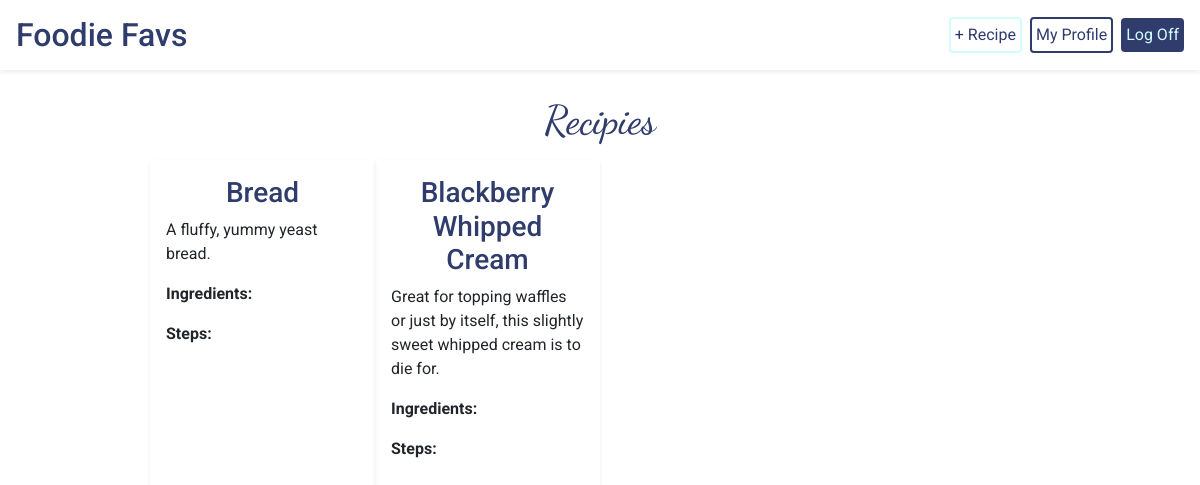
/home/ (signed in), run on an earlier commit of the app's database.
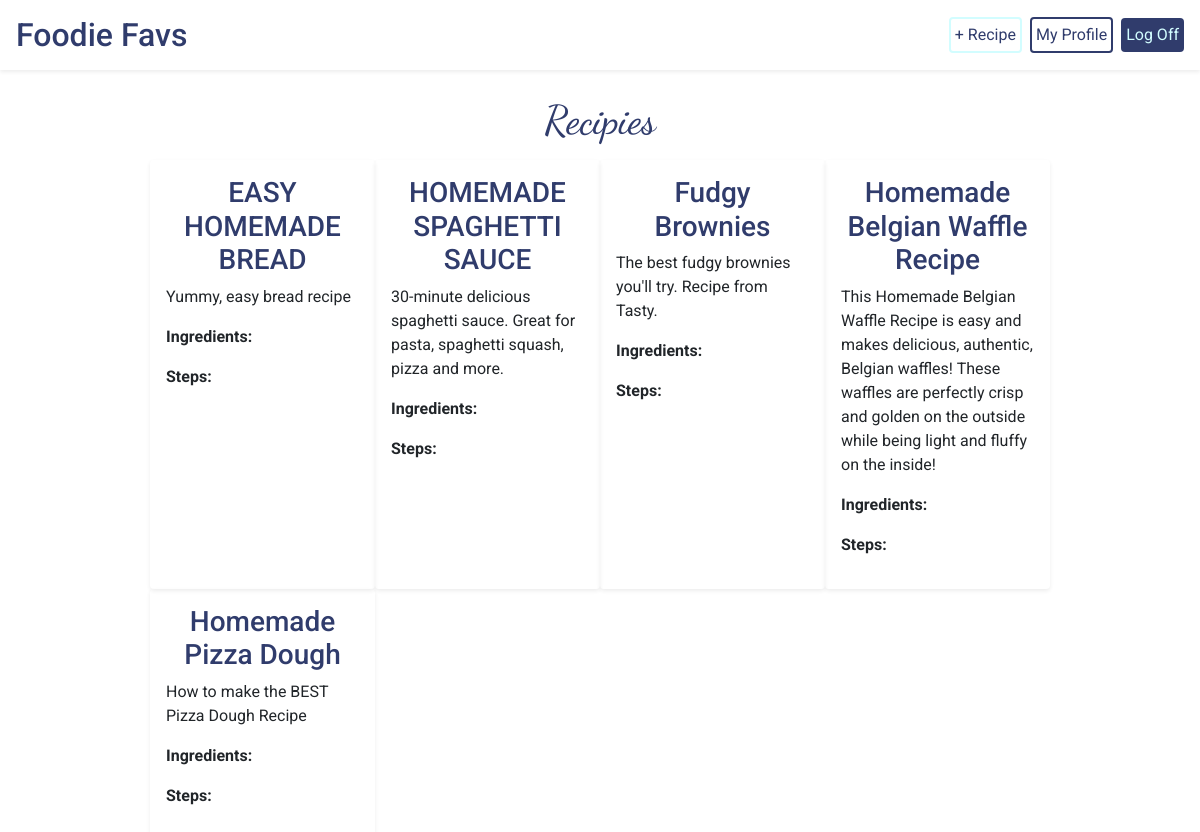
And on a later commit of the database.
### foodie_app/models.py (models this page shows)
class Recipe(models.Model):
    name = models.CharField(max_length=255)
    desc = models.CharField(max_length=255, default="")
    recipe_ingredient = models.ForeignKey(Ingredient, related_name="ingredients", on_delete = models.CASCADE)
    recipe_menus = models.ManyToManyField(Menu, related_name="menus")
    creator = models.ForeignKey(User, related_name="recipes", on_delete=models.CASCADE, default="1")
    created_at = models.DateTimeField(auto_now_add=True)
    updated_at = models.DateTimeField(auto_now=True)

### foodie_app/views.py (the view)
# urls.py: path('', views.home),
def home(request):
    if 'userid' in request.session:
        context = {
            "user": User.objects.get(id=request.session['userid']),
            "recipes": Recipe.objects.all(),
        }
        return render(request, 'home.html', context)
    return redirect('/login')

### foodie_app/templates/home.html (shortened to what this page needs)
<!DOCTYPE html>
<html lang="en">
<head>
    <link rel="stylesheet" href="https://stackpath.bootstrapcdn.com/bootstrap/4.5.2/css/bootstrap.min.css"
>
    {% load static %}
    <link rel="stylesheet" href="{% static 'css/style.css' %}">
</head>
<body id="body">
    <header id="header" class="bg-white d-flex p-3 align-items-center shadow-sm mt-0">
        <h2 class="pr-5 mb-0">Foodie Favs</h2>
        <a href="/home/new_recipe" class="new-recipe p-1 rounded ml-auto mr-2">+ Recipe</a>
        <a href="/home/{{user.id}}" class="icon rounded p-1">My Profile</a>
        <a href="/home/log_off" class="btn ml-2 p-1" id="log-off">Log Off</a>
    </header>
    <h1 class="heading m-3 mt-5 pt-5">Recipies</h1>
    <div class="d-flex flex-wrap w-75 ml-auto mr-auto">
        {% for recipe in recipes %}
        <div class="recipe-card rounded shadow-sm w-25 p-3">
            <h3 class= "text-center"><a id="recipe-text" href="/home/recipe_{{recipe.id}}">{{recipe.name}}</a></h3>
            <p>{{recipe.desc}}</p>
            <p class="recipe-text font-weight-bold pb-0 mb-0">Ingredients:</p>
            <p class="recipe-text font-weight-bold pb-0 mb-0">Steps:</p>
        </div>
    {% endfor %}
    </div>
</body>
</html>

### foodie_app/static/css/style.css (style rules this page uses)
body { font-family: "Roboto", sans-serif; }
h2 { color: #303c6c; }
.icon { border: 2px solid #303c6c; color: #303c6c; }
.heading { font-family: 'Dancing Script', cursive; color: #303c6c; text-align: center; }
#log-off { background-color: #303c6c; color: #d2fdff; }
.new-recipe { border: 2px solid #d2fdff; color: #303c6c; }
#recipe-text { color: #303c6c; }
#header { width: 100%; position: fixed; top: 0; left: 0; width: 100%; }

What changed in the data, as far as the page shows it:
removed Recipe: name "Bread", desc "A fluffy, yummy yeast bread."
removed Recipe: name "Blackberry Whipped Cream", desc "Great for topping waffles or just by itself, this slightly sweet whipped cream is to die for."
added Recipe: name "EASY HOMEMADE BREAD", desc "Yummy, easy bread recipe"
added Recipe: name "HOMEMADE SPAGHETTI SAUCE", desc "30-minute delicious spaghetti sauce. Great for pasta, spaghetti squash, pizza and more."
added Recipe: name "Fudgy Brownies", desc "The best fudgy brownies you'll try. Recipe from Tasty."
added Recipe: name "Homemade Belgian Waffle Recipe", desc "This Homemade Belgian Waffle Recipe is easy and makes delicious, authentic, Belgian waffles! These waffles are perfectly crisp and golden on the outside while being light and fluffy on the inside!"
added Recipe: name "Homemade Pizza Dough", desc "How to make the BEST Pizza Dough Recipe"
